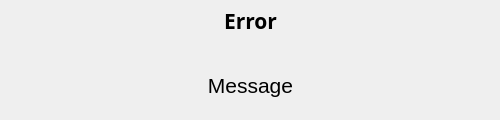
<?xml version="1.0" encoding="UTF-8"?>
<ui version="4.0">
 <class>MessageWindow</class>
 <widget class="QDialog" name="MessageWindow">
  <property name="geometry">
   <rect>
    <x>0</x>
    <y>0</y>
    <width>500</width>
    <height>120</height>
   </rect>
  </property>
  <property name="minimumSize">
   <size>
    <width>500</width>
    <height>120</height>
   </size>
  </property>
  <property name="maximumSize">
   <size>
    <width>500</width>
    <height>120</height>
   </size>
  </property>
  <property name="focusPolicy">
   <enum>Qt::StrongFocus</enum>
  </property>
  <property name="windowTitle">
   <string>Message</string>
  </property>
  <widget class="QLabel" name="messageText">
   <property name="geometry">
    <rect>
     <x>10</x>
     <y>60</y>
     <width>481</width>
     <height>51</height>
    </rect>
   </property>
   <property name="font">
    <font>
     <pointsize>16</pointsize>
    </font>
   </property>
   <property name="text">
    <string>Message</string>
   </property>
   <property name="alignment">
    <set>Qt::AlignCenter</set>
   </property>
   <property name="wordWrap">
    <bool>true</bool>
   </property>
  </widget>
  <widget class="QLabel" name="messageType">
   <property name="geometry">
    <rect>
     <x>10</x>
     <y>0</y>
     <width>481</width>
     <height>41</height>
    </rect>
   </property>
   <property name="font">
    <font>
     <family>Waree</family>
     <pointsize>16</pointsize>
     <weight>75</weight>
     <bold>true</bold>
    </font>
   </property>
   <property name="text">
    <string>Error</string>
   </property>
   <property name="alignment">
    <set>Qt::AlignCenter</set>
   </property>
  </widget>
 </widget>
 <resources/>
 <connections/>
</ui>
